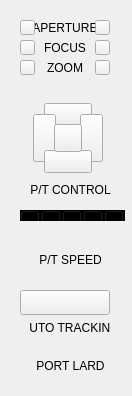
         <widget class="QWidget" name="video_control1" native="true">
          <property name="minimumSize">
           <size>
            <width>132</width>
            <height>396</height>
           </size>
          </property>
          <property name="maximumSize">
           <size>
            <width>132</width>
            <height>396</height>
           </size>
          </property>
          <property name="layoutDirection">
           <enum>Qt::LeftToRight</enum>
          </property>
          <property name="styleSheet">
           <string notr="true"/>
          </property>
          <widget class="QWidget" name="pt_control1" native="true">
           <property name="geometry">
            <rect>
             <x>30</x>
             <y>100</y>
             <width>76</width>
             <height>77</height>
            </rect>
           </property>
           <property name="minimumSize">
            <size>
             <width>76</width>
             <height>77</height>
            </size>
           </property>
           <property name="maximumSize">
            <size>
             <width>76</width>
             <height>77</height>
            </size>
           </property>
           <widget class="QPushButton" name="pt_control1_top">
            <property name="geometry">
             <rect>
              <x>14</x>
              <y>3</y>
              <width>48</width>
              <height>23</height>
             </rect>
            </property>
            <property name="minimumSize">
             <size>
              <width>48</width>
              <height>23</height>
             </size>
            </property>
            <property name="maximumSize">
             <size>
              <width>48</width>
              <height>23</height>
             </size>
            </property>
            <property name="toolTip">
             <string notr="true"/>
            </property>
            <property name="text">
             <string/>
            </property>
            <property name="checkable">
             <bool>false</bool>
            </property>
            <property name="autoExclusive">
             <bool>false</bool>
            </property>
           </widget>
           <widget class="QPushButton" name="pt_control1_right">
            <property name="geometry">
             <rect>
              <x>50</x>
              <y>14</y>
              <width>23</width>
              <height>48</height>
             </rect>
            </property>
            <property name="minimumSize">
             <size>
              <width>23</width>
              <height>48</height>
             </size>
            </property>
            <property name="maximumSize">
             <size>
              <width>23</width>
              <height>48</height>
             </size>
            </property>
            <property name="toolTip">
             <string notr="true"/>
            </property>
            <property name="text">
             <string/>
            </property>
           </widget>
           <widget class="QPushButton" name="pt_control1_left">
            <property name="geometry">
             <rect>
              <x>3</x>
              <y>14</y>
              <width>23</width>
              <height>48</height>
             </rect>
            </property>
            <property name="minimumSize">
             <size>
              <width>23</width>
              <height>48</height>
             </size>
            </property>
            <property name="maximumSize">
             <size>
              <width>23</width>
              <height>48</height>
             </size>
            </property>
            <property name="toolTip">
             <string notr="true"/>
            </property>
            <property name="text">
             <string/>
            </property>
           </widget>
           <widget class="QPushButton" name="pt_control1_bottom">
            <property name="geometry">
             <rect>
              <x>14</x>
              <y>50</y>
              <width>48</width>
              <height>23</height>
             </rect>
            </property>
            <property name="minimumSize">
             <size>
              <width>48</width>
              <height>23</height>
             </size>
            </property>
            <property name="maximumSize">
             <size>
              <width>48</width>
              <height>23</height>
             </size>
            </property>
            <property name="toolTip">
             <string notr="true"/>
            </property>
            <property name="text">
             <string/>
            </property>
           </widget>
           <widget class="QPushButton" name="pt_control1_enter">
            <property name="geometry">
             <rect>
              <x>24</x>
              <y>24</y>
              <width>28</width>
              <height>28</height>
             </rect>
            </property>
            <property name="minimumSize">
             <size>
              <width>28</width>
              <height>28</height>
             </size>
            </property>
            <property name="maximumSize">
             <size>
              <width>28</width>
              <height>28</height>
             </size>
            </property>
            <property name="toolTip">
             <string notr="true"/>
            </property>
            <property name="text">
             <string/>
            </property>
           </widget>
          </widget>
          <widget class="QPushButton" name="control1_auto">
           <property name="geometry">
            <rect>
             <x>20</x>
             <y>290</y>
             <width>90</width>
             <height>25</height>
            </rect>
           </property>
           <property name="minimumSize">
            <size>
             <width>90</width>
             <height>25</height>
            </size>
           </property>
           <property name="maximumSize">
            <size>
             <width>90</width>
             <height>25</height>
            </size>
           </property>
           <property name="toolTip">
            <string notr="true"/>
           </property>
           <property name="text">
            <string/>
           </property>
           <property name="checkable">
            <bool>true</bool>
           </property>
           <property name="autoExclusive">
            <bool>true</bool>
           </property>
          </widget>
          <widget class="QLabel" name="label_4">
           <property name="geometry">
            <rect>
             <x>30</x>
             <y>320</y>
             <width>81</width>
             <height>16</height>
            </rect>
           </property>
           <property name="styleSheet">
            <string notr="true">font:&quot;Source Han Sans CN&quot;;</string>
           </property>
           <property name="text">
            <string>AUTO TRACKING</string>
           </property>
           <property name="alignment">
            <set>Qt::AlignCenter</set>
           </property>
          </widget>
          <widget class="QWidget" name="widget" native="true">
           <property name="geometry">
            <rect>
             <x>20</x>
             <y>20</y>
             <width>90</width>
             <height>15</height>
            </rect>
           </property>
           <property name="minimumSize">
            <size>
             <width>90</width>
             <height>15</height>
            </size>
           </property>
           <property name="maximumSize">
            <size>
             <width>90</width>
             <height>15</height>
            </size>
           </property>
           <widget class="QPushButton" name="control1_aperture_reduce">
            <property name="geometry">
             <rect>
              <x>75</x>
              <y>0</y>
              <width>15</width>
              <height>15</height>
             </rect>
            </property>
            <property name="minimumSize">
             <size>
              <width>15</width>
              <height>15</height>
             </size>
            </property>
            <property name="maximumSize">
             <size>
              <width>15</width>
              <height>15</height>
             </size>
            </property>
            <property name="toolTip">
             <string notr="true"/>
            </property>
            <property name="text">
             <string/>
            </property>
           </widget>
           <widget class="QPushButton" name="control1_aperture_plus">
            <property name="geometry">
             <rect>
              <x>0</x>
              <y>0</y>
              <width>15</width>
              <height>15</height>
             </rect>
            </property>
            <property name="minimumSize">
             <size>
              <width>15</width>
              <height>15</height>
             </size>
            </property>
            <property name="maximumSize">
             <size>
              <width>15</width>
              <height>15</height>
             </size>
            </property>
            <property name="toolTip">
             <string notr="true"/>
            </property>
            <property name="text">
             <string/>
            </property>
           </widget>
           <widget class="QLabel" name="label">
            <property name="geometry">
             <rect>
              <x>15</x>
              <y>0</y>
              <width>60</width>
              <height>15</height>
             </rect>
            </property>
            <property name="minimumSize">
             <size>
              <width>60</width>
              <height>15</height>
             </size>
            </property>
            <property name="maximumSize">
             <size>
              <width>60</width>
              <height>15</height>
             </size>
            </property>
            <property name="text">
             <string>APERTURE</string>
            </property>
            <property name="alignment">
             <set>Qt::AlignCenter</set>
            </property>
           </widget>
          </widget>
          <widget class="QWidget" name="widget_2" native="true">
           <property name="geometry">
            <rect>
             <x>20</x>
             <y>40</y>
             <width>90</width>
             <height>15</height>
            </rect>
           </property>
           <property name="minimumSize">
            <size>
             <width>90</width>
             <height>15</height>
            </size>
           </property>
           <property name="maximumSize">
            <size>
             <width>90</width>
             <height>15</height>
            </size>
           </property>
           <widget class="QPushButton" name="control1_focus_reduce">
            <property name="geometry">
             <rect>
              <x>75</x>
              <y>0</y>
              <width>15</width>
              <height>15</height>
             </rect>
            </property>
            <property name="minimumSize">
             <size>
              <width>15</width>
              <height>15</height>
             </size>
            </property>
            <property name="maximumSize">
             <size>
              <width>15</width>
              <height>15</height>
             </size>
            </property>
            <property name="toolTip">
             <string notr="true"/>
            </property>
            <property name="text">
             <string/>
            </property>
           </widget>
           <widget class="QLabel" name="label_2">
            <property name="geometry">
             <rect>
              <x>15</x>
              <y>0</y>
              <width>60</width>
              <height>15</height>
             </rect>
            </property>
            <property name="minimumSize">
             <size>
              <width>60</width>
              <height>15</height>
             </size>
            </property>
            <property name="maximumSize">
             <size>
              <width>60</width>
              <height>15</height>
             </size>
            </property>
            <property name="text">
             <string>FOCUS</string>
            </property>
            <property name="alignment">
             <set>Qt::AlignCenter</set>
            </property>
           </widget>
           <widget class="QPushButton" name="control1_focus_plus">
            <property name="geometry">
             <rect>
              <x>0</x>
              <y>0</y>
              <width>15</width>
              <height>15</height>
             </rect>
            </property>
            <property name="minimumSize">
             <size>
              <width>15</width>
              <height>15</height>
             </size>
            </property>
            <property name="maximumSize">
             <size>
              <width>15</width>
              <height>15</height>
             </size>
            </property>
            <property name="toolTip">
             <string notr="true"/>
            </property>
            <property name="text">
             <string/>
            </property>
           </widget>
          </widget>
          <widget class="QWidget" name="widget_3" native="true">
           <property name="geometry">
            <rect>
             <x>20</x>
             <y>60</y>
             <width>90</width>
             <height>15</height>
            </rect>
           </property>
           <widget class="QPushButton" name="control1_zoom_reduce">
            <property name="geometry">
             <rect>
              <x>75</x>
              <y>0</y>
              <width>15</width>
              <height>15</height>
             </rect>
            </property>
            <property name="minimumSize">
             <size>
              <width>15</width>
              <height>15</height>
             </size>
            </property>
            <property name="maximumSize">
             <size>
              <width>15</width>
              <height>15</height>
             </size>
            </property>
            <property name="toolTip">
             <string notr="true"/>
            </property>
            <property name="text">
             <string/>
            </property>
           </widget>
           <widget class="QLabel" name="label_3">
            <property name="geometry">
             <rect>
              <x>15</x>
              <y>0</y>
              <width>60</width>
              <height>15</height>
             </rect>
            </property>
            <property name="minimumSize">
             <size>
              <width>60</width>
              <height>15</height>
             </size>
            </property>
            <property name="maximumSize">
             <size>
              <width>60</width>
              <height>15</height>
             </size>
            </property>
            <property name="text">
             <string>ZOOM</string>
            </property>
            <property name="alignment">
             <set>Qt::AlignCenter</set>
            </property>
           </widget>
           <widget class="QPushButton" name="control1_zoom_plus">
            <property name="geometry">
             <rect>
              <x>0</x>
              <y>0</y>
              <width>15</width>
              <height>15</height>
             </rect>
            </property>
            <property name="minimumSize">
             <size>
              <width>15</width>
              <height>15</height>
             </size>
            </property>
            <property name="maximumSize">
             <size>
              <width>15</width>
              <height>15</height>
             </size>
            </property>
            <property name="toolTip">
             <string notr="true"/>
            </property>
            <property name="text">
             <string/>
            </property>
           </widget>
          </widget>
          <widget class="QLabel" name="label_5">
           <property name="geometry">
            <rect>
             <x>30</x>
             <y>180</y>
             <width>81</width>
             <height>20</height>
            </rect>
           </property>
           <property name="text">
            <string>P/T CONTROL</string>
           </property>
           <property name="alignment">
            <set>Qt::AlignCenter</set>
           </property>
          </widget>
          <widget class="QLabel" name="label_6">
           <property name="geometry">
            <rect>
             <x>20</x>
             <y>350</y>
             <width>101</width>
             <height>31</height>
            </rect>
           </property>
           <property name="styleSheet">
            <string notr="true"/>
           </property>
           <property name="text">
            <string>PORT LARD</string>
           </property>
           <property name="alignment">
            <set>Qt::AlignCenter</set>
           </property>
          </widget>
          <widget class="QLabel" name="label_7">
           <property name="geometry">
            <rect>
             <x>30</x>
             <y>250</y>
             <width>81</width>
             <height>20</height>
            </rect>
           </property>
           <property name="text">
            <string>P/T SPEED</string>
           </property>
           <property name="alignment">
            <set>Qt::AlignCenter</set>
           </property>
          </widget>
          <widget class="QWidget" name="widget_22" native="true">
           <property name="geometry">
            <rect>
             <x>20</x>
             <y>210</y>
             <width>105</width>
             <height>11</height>
            </rect>
           </property>
           <property name="minimumSize">
            <size>
             <width>105</width>
             <height>0</height>
            </size>
           </property>
           <property name="maximumSize">
            <size>
             <width>105</width>
             <height>11</height>
            </size>
           </property>
           <property name="styleSheet">
            <string notr="true">background-color: rgb(0, 0, 0);</string>
           </property>
           <layout class="QHBoxLayout" name="horizontalLayout_17">
            <property name="spacing">
             <number>1</number>
            </property>
            <property name="leftMargin">
             <number>0</number>
            </property>
            <property name="topMargin">
             <number>0</number>
            </property>
            <property name="rightMargin">
             <number>0</number>
            </property>
            <property name="bottomMargin">
             <number>0</number>
            </property>
            <item>
             <widget class="QPushButton" name="rank1">
              <property name="minimumSize">
               <size>
                <width>20</width>
                <height>13</height>
               </size>
              </property>
              <property name="maximumSize">
               <size>
                <width>20</width>
                <height>11</height>
               </size>
              </property>
              <property name="styleSheet">
               <string notr="true">QPushButton{background-color:rgb(120, 120, 120);;border-style: inset;}
QPushButton:checked{background-color:rgb(18, 161, 73); border-style: outset;};</string>
              </property>
              <property name="text">
               <string/>
              </property>
              <property name="checkable">
               <bool>true</bool>
              </property>
              <property name="checked">
               <bool>true</bool>
              </property>
              <property name="autoExclusive">
               <bool>true</bool>
              </property>
             </widget>
            </item>
            <item>
             <widget class="QPushButton" name="rank2">
              <property name="minimumSize">
               <size>
                <width>20</width>
                <height>13</height>
               </size>
              </property>
              <property name="maximumSize">
               <size>
                <width>20</width>
                <height>11</height>
               </size>
              </property>
              <property name="styleSheet">
               <string notr="true">QPushButton{background-color:rgb(120, 120, 120);;border-style: inset;}
QPushButton:checked{background-color:rgb(18, 161, 73); border-style: outset;};</string>
              </property>
              <property name="text">
               <string/>
              </property>
              <property name="checkable">
               <bool>true</bool>
              </property>
              <property name="autoExclusive">
               <bool>true</bool>
              </property>
             </widget>
            </item>
            <item>
             <widget class="QPushButton" name="rank3">
              <property name="minimumSize">
               <size>
                <width>20</width>
                <height>13</height>
               </size>
              </property>
              <property name="maximumSize">
               <size>
                <width>20</width>
                <height>11</height>
               </size>
              </property>
              <property name="styleSheet">
               <string notr="true">QPushButton{background-color:rgb(120, 120, 120);;border-style: inset;}
QPushButton:checked{background-color:rgb(18, 161, 73); border-style: outset;};</string>
              </property>
              <property name="text">
               <string/>
              </property>
              <property name="checkable">
               <bool>true</bool>
              </property>
              <property name="autoExclusive">
               <bool>true</bool>
              </property>
             </widget>
            </item>
            <item>
             <widget class="QPushButton" name="rank4">
              <property name="minimumSize">
               <size>
                <width>20</width>
                <height>13</height>
               </size>
              </property>
              <property name="maximumSize">
               <size>
                <width>20</width>
                <height>11</height>
               </size>
              </property>
              <property name="styleSheet">
               <string notr="true">QPushButton{background-color:rgb(120, 120, 120);;border-style: inset;}
QPushButton:checked{background-color:rgb(18, 161, 73); border-style: outset;};</string>
              </property>
              <property name="text">
               <string/>
              </property>
              <property name="checkable">
               <bool>true</bool>
              </property>
              <property name="autoExclusive">
               <bool>true</bool>
              </property>
             </widget>
            </item>
            <item>
             <widget class="QPushButton" name="rank5">
              <property name="minimumSize">
               <size>
                <width>20</width>
                <height>13</height>
               </size>
              </property>
              <property name="maximumSize">
               <size>
                <width>20</width>
                <height>11</height>
               </size>
              </property>
              <property name="styleSheet">
               <string notr="true">QPushButton{background-color:rgb(120, 120, 120);;border-style: inset;}
QPushButton:checked{background-color:rgb(18, 161, 73); border-style: outset;};</string>
              </property>
              <property name="text">
               <string/>
              </property>
              <property name="checkable">
               <bool>true</bool>
              </property>
              <property name="autoExclusive">
               <bool>true</bool>
              </property>
             </widget>
            </item>
           </layout>
          </widget>
         </widget>
